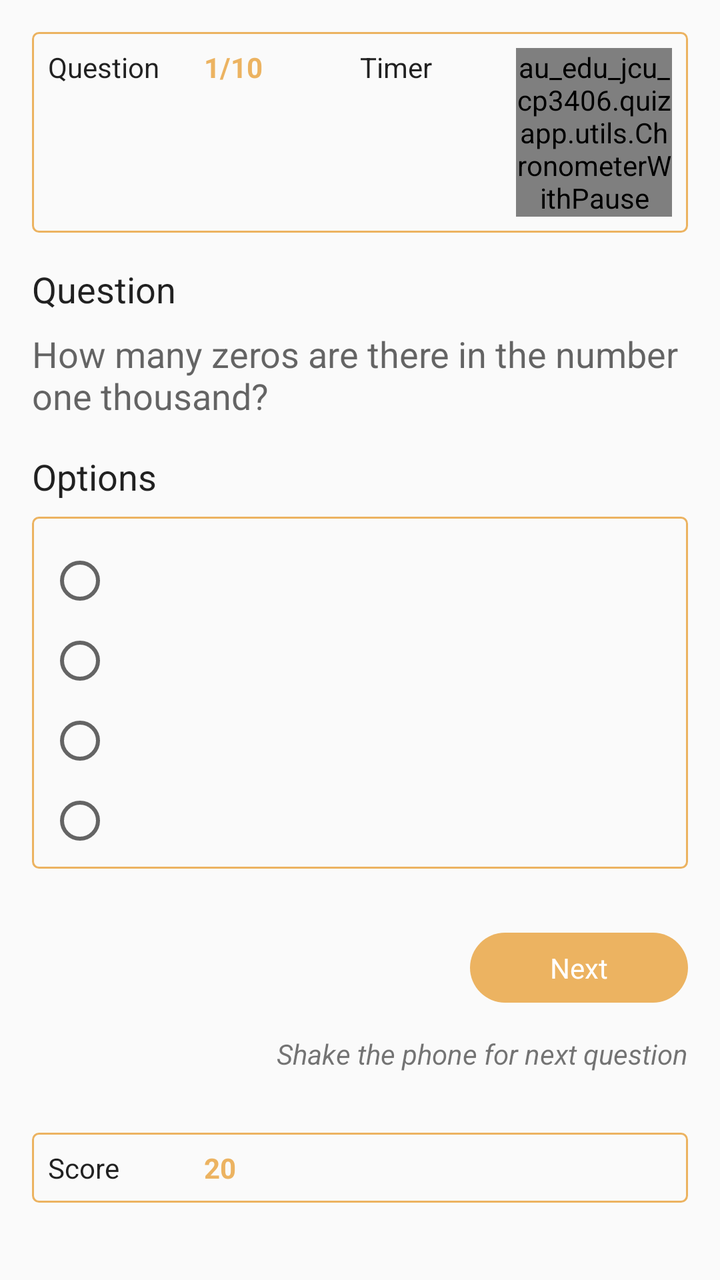
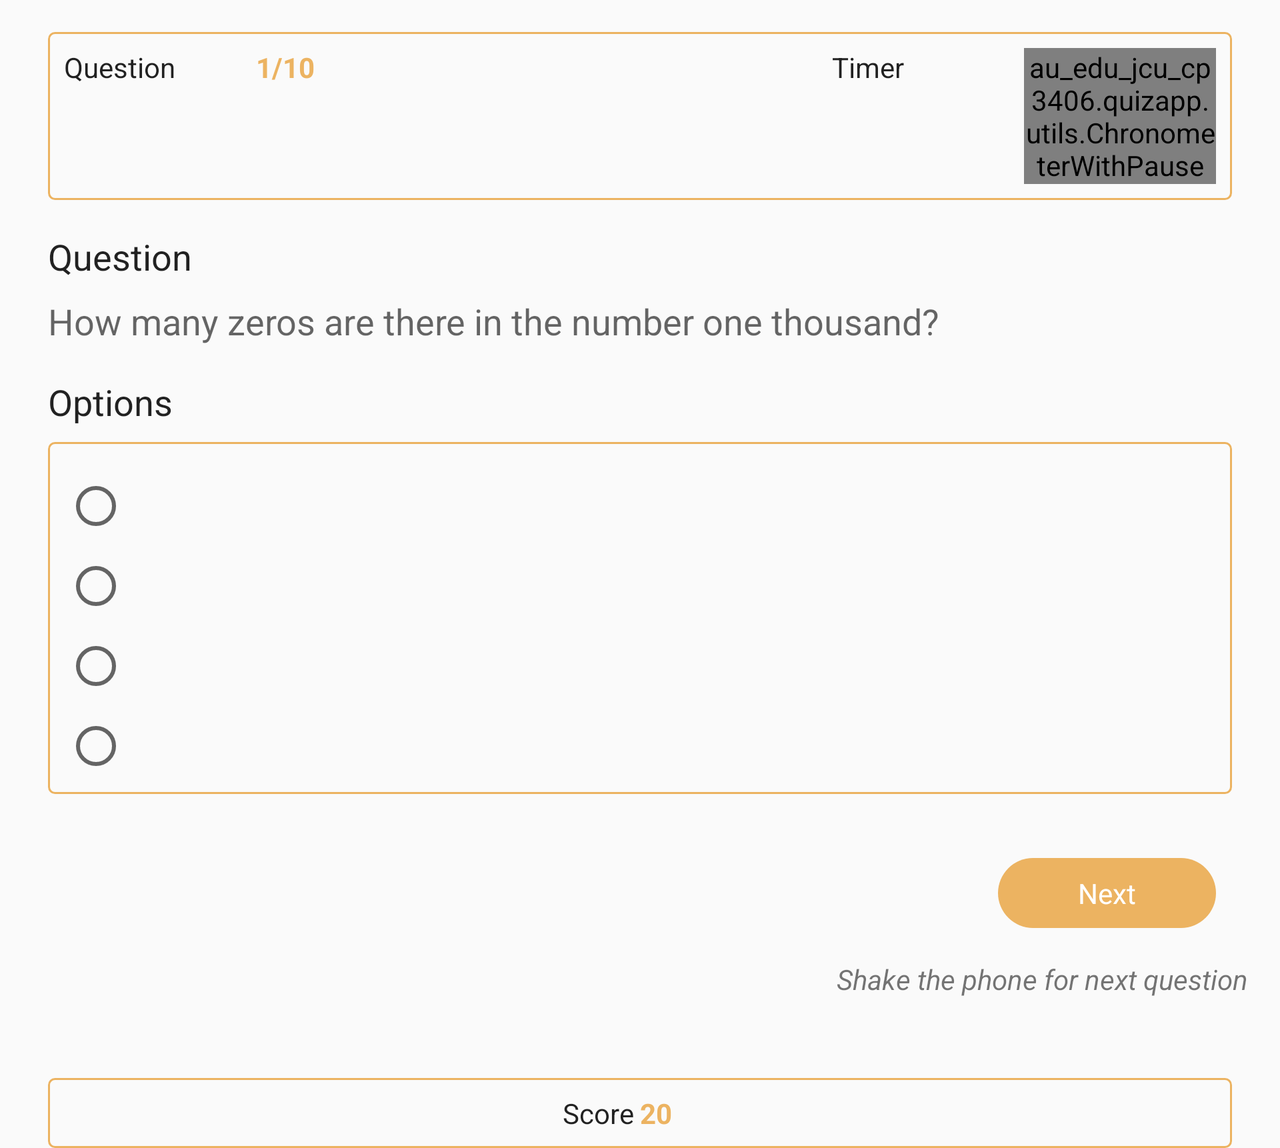

One screen, two layout resources from the same app: the default and the repository's alternative for another configuration. Each is rendered where Android would select it; the XML of both is given below.
<!-- AndroidManifest.xml: application theme AppTheme -->
<!-- res/layout/activity_play.xml -->
<?xml version="1.0" encoding="utf-8"?>
<LinearLayout xmlns:android="http://schemas.android.com/apk/res/android"
    xmlns:tools="http://schemas.android.com/tools"
    android:layout_width="match_parent"
    android:layout_height="match_parent"
    android:background="?android:colorBackground"
    android:orientation="vertical"
    tools:context="au_edu_jcu_cp3406.quizapp.ui.PlayActivity">

    <LinearLayout
        android:layout_width="match_parent"
        android:layout_height="wrap_content"
        android:layout_marginHorizontal="16dp"
        android:layout_marginTop="16dp"
        android:background="@drawable/stoke_bg"
        android:orientation="horizontal"
        android:padding="8dp"
        android:weightSum="4">

        <TextView
            android:layout_width="0dp"
            android:layout_height="wrap_content"
            android:layout_weight="1"
            android:text="Question "
            android:textColor="?android:textColorPrimary" />

        <TextView
            android:id="@+id/tvQuestionNumber"
            android:layout_width="0dp"
            android:layout_height="wrap_content"
            android:layout_weight="1"
            android:text="1/10"
            android:textColor="@color/colorPrimary"
            android:textStyle="bold" />

        <TextView
            android:layout_width="0dp"
            android:layout_height="wrap_content"
            android:layout_weight="1"
            android:text="Timer"
            android:textColor="?android:textColorPrimary" />

        <au_edu_jcu_cp3406.quizapp.utils.ChronometerWithPause
            android:id="@+id/tvTimer"
            android:layout_width="0dp"
            android:layout_height="wrap_content"
            android:layout_weight="1"
            android:textColor="@color/colorPrimary"
            android:textStyle="bold" />
    </LinearLayout>

    <TextView
        android:layout_width="wrap_content"
        android:layout_height="wrap_content"
        android:layout_marginHorizontal="16dp"
        android:layout_marginTop="16dp"
        android:text="Question"
        android:textAppearance="@style/TextAppearance.AppCompat.Medium"
        android:textColor="?android:textColorPrimary" />

    <TextView
        android:id="@+id/tvQuestion"
        android:layout_width="match_parent"
        android:layout_height="wrap_content"
        android:layout_marginHorizontal="16dp"
        android:layout_marginTop="8dp"
        android:text="How many zeros are there in the number one thousand?"
        android:textAppearance="@style/TextAppearance.AppCompat.Medium" />

    <TextView
        android:layout_width="wrap_content"
        android:layout_height="wrap_content"
        android:layout_marginHorizontal="16dp"
        android:layout_marginTop="16dp"
        android:text="Options"
        android:textAppearance="@style/TextAppearance.AppCompat.Medium"
        android:textColor="?android:textColorPrimary" />

    <RadioGroup
        android:id="@+id/rdgOption"
        android:layout_width="match_parent"
        android:layout_height="wrap_content"
        android:layout_marginHorizontal="16dp"
        android:layout_marginTop="8dp"
        android:background="@drawable/stoke_bg"
        android:padding="8dp">

        <RadioButton
            android:id="@+id/rdOption1"
            android:layout_width="match_parent"
            android:layout_height="wrap_content"
            android:layout_marginTop="8dp"
            android:drawableTint="@color/colorWhite"
         />

        <RadioButton
            android:id="@+id/rdOption2"
            android:layout_width="match_parent"
            android:layout_height="wrap_content"
            android:layout_marginTop="8dp"
           />

        <RadioButton
            android:id="@+id/rdOption3"
            android:layout_width="match_parent"
            android:layout_height="wrap_content"
            android:layout_marginTop="8dp"
          />

        <RadioButton
            android:id="@+id/rdOption4"
            android:layout_width="match_parent"
            android:layout_height="wrap_content"
            android:layout_marginTop="8dp"
           />
    </RadioGroup>

    <TextView
        android:id="@+id/tvAction"
        android:layout_width="wrap_content"
        android:layout_height="wrap_content"
        android:layout_gravity="right"
        android:layout_marginHorizontal="16dp"
        android:layout_marginTop="32dp"
        android:background="@drawable/circular_bg"
        android:paddingHorizontal="40dp"
        android:paddingVertical="8dp"
        android:text="Next"
        android:textColor="@color/colorWhite" />
    <TextView

        android:layout_width="wrap_content"
        android:layout_height="wrap_content"
        android:layout_gravity="right"
        android:layout_marginHorizontal="16dp"
        android:layout_marginTop="16dp"
        android:text="Shake the phone for next question"
        android:textStyle="italic"
       />
    <LinearLayout
        android:layout_width="match_parent"
        android:layout_height="wrap_content"
        android:layout_marginHorizontal="16dp"
        android:layout_marginTop="30dp"
        android:background="@drawable/stoke_bg"
        android:orientation="horizontal"
        android:padding="8dp"
        android:weightSum="4">

        <TextView
            android:layout_width="0dp"
            android:layout_height="wrap_content"
            android:layout_weight="1"
            android:text="Score "
            android:textColor="?android:textColorPrimary" />

        <TextView
            android:id="@+id/tvScore"
            android:layout_width="0dp"
            android:layout_height="wrap_content"
            android:layout_weight="1"
            android:text="20"
            android:textColor="@color/colorPrimary"
            android:textStyle="bold" />
    </LinearLayout>

</LinearLayout>
<!-- resources referenced by this layout -->
<resources>
  <color name="colorPrimary">#ECB361</color>
  <color name="colorWhite">#FFFFFF</color>
  <!-- drawable circular_bg (drawable) -->
  <?xml version="1.0" encoding="UTF-8"?>
  <shape xmlns:android="http://schemas.android.com/apk/res/android">
  
      <solid android:color="?colorPrimary" />
  
      <padding
          android:bottom="0dp"
          android:left="0dp"
          android:right="0dp"
          android:top="0dp" />
  
      <corners android:radius="24dp" />
  
  </shape>
  <!-- drawable stoke_bg (drawable) -->
  <?xml version="1.0" encoding="UTF-8"?>
  <shape xmlns:android="http://schemas.android.com/apk/res/android">
  
      <solid android:color="@android:color/transparent" />
  
      <stroke
          android:width="1dp"
          android:color="@color/colorPrimary" />
  
      <padding
          android:bottom="0dp"
          android:left="0dp"
          android:right="0dp"
          android:top="0dp" />
  
      <corners android:radius="3dp" />
  
  </shape>
  <style name="AppTheme" parent="Theme.AppCompat.DayNight.DarkActionBar">
          <item name="colorPrimary">@color/colorPrimary</item>
          <item name="colorPrimaryDark">@color/colorPrimaryDark</item>
          <item name="colorAccent">@color/colorAccent</item>
      </style>
  <color name="colorPrimaryDark">#ECB361</color>
  <color name="colorAccent">#F3C789</color>
</resources>
<!-- res/layout-land/activity_play.xml (the repository's variant of the layout above) -->
<!-- drawn on the phone turned sideways -->
<?xml version="1.0" encoding="utf-8"?>
<ScrollView xmlns:android="http://schemas.android.com/apk/res/android"
    xmlns:tools="http://schemas.android.com/tools"
    android:layout_width="match_parent"
    android:layout_height="match_parent"
    android:fillViewport="true">

    <LinearLayout
        android:layout_width="match_parent"
        android:layout_height="match_parent"
        android:background="?android:colorBackground"
        android:orientation="vertical"
        tools:context="au_edu_jcu_cp3406.quizapp.ui.PlayActivity">

        <LinearLayout
            android:layout_width="match_parent"
            android:layout_height="wrap_content"
            android:layout_marginHorizontal="24dp"
            android:layout_marginTop="16dp"
            android:background="@drawable/stoke_bg"
            android:orientation="horizontal"
            android:padding="8dp"
            android:weightSum="6">

            <TextView
                android:layout_width="0dp"
                android:layout_height="wrap_content"
                android:layout_weight="1"
                android:text="Question "
                android:textColor="?android:textColorPrimary" />

            <TextView
                android:id="@+id/tvQuestionNumber"
                android:layout_width="0dp"
                android:layout_height="wrap_content"
                android:layout_weight="1"
                android:text="1/10"
                android:textColor="@color/colorPrimary"
                android:textStyle="bold" />

            <View
                android:layout_width="0dp"
                android:layout_height="match_parent"
                android:layout_weight="2" />

            <TextView
                android:layout_width="0dp"
                android:layout_height="wrap_content"
                android:layout_weight="1"
                android:text="Timer"
                android:textColor="?android:textColorPrimary" />

            <au_edu_jcu_cp3406.quizapp.utils.ChronometerWithPause
                android:id="@+id/tvTimer"
                android:layout_width="0dp"
                android:layout_height="wrap_content"
                android:layout_weight="1"
                android:text="02:02"
                android:textColor="@color/colorPrimary"
                android:textStyle="bold" />
        </LinearLayout>

        <TextView
            android:layout_width="wrap_content"
            android:layout_height="wrap_content"
            android:layout_marginHorizontal="24dp"
            android:layout_marginTop="16dp"
            android:text="Question"
            android:textAppearance="@style/TextAppearance.AppCompat.Medium"
            android:textColor="?android:textColorPrimary" />

        <TextView
            android:id="@+id/tvQuestion"
            android:layout_width="match_parent"
            android:layout_height="wrap_content"
            android:layout_marginHorizontal="24dp"
            android:layout_marginTop="8dp"
            android:text="How many zeros are there in the number one thousand?"
            android:textAppearance="@style/TextAppearance.AppCompat.Medium" />

        <TextView
            android:layout_width="wrap_content"
            android:layout_height="wrap_content"
            android:layout_marginHorizontal="24dp"
            android:layout_marginTop="16dp"
            android:text="Options"
            android:textAppearance="@style/TextAppearance.AppCompat.Medium"
            android:textColor="?android:textColorPrimary" />

        <RadioGroup
            android:id="@+id/rdgOption"
            android:layout_width="match_parent"
            android:layout_height="wrap_content"
            android:layout_marginHorizontal="24dp"
            android:layout_marginTop="8dp"
            android:background="@drawable/stoke_bg"
            android:padding="8dp"
            >



                <RadioButton
                    android:id="@+id/rdOption1"
                    android:layout_width="match_parent"
                    android:layout_height="wrap_content"
                    android:layout_marginTop="8dp"
                    android:drawableTint="@color/colorWhite" />

                <RadioButton
                    android:id="@+id/rdOption2"
                    android:layout_width="match_parent"
                    android:layout_height="wrap_content"
                    android:layout_marginTop="8dp"
                   />




                <RadioButton
                    android:id="@+id/rdOption3"
                    android:layout_width="match_parent"
                    android:layout_height="wrap_content"
                    android:layout_marginTop="8dp"
                    />

                <RadioButton
                    android:id="@+id/rdOption4"
                    android:layout_width="match_parent"
                    android:layout_height="wrap_content"
                    android:layout_marginTop="8dp"
                   />

        </RadioGroup>

        <TextView
            android:id="@+id/tvAction"
            android:layout_width="wrap_content"
            android:layout_height="wrap_content"
            android:layout_gravity="right"
            android:layout_marginHorizontal="32dp"
            android:layout_marginTop="32dp"
            android:background="@drawable/circular_bg"
            android:paddingHorizontal="40dp"
            android:paddingVertical="8dp"
            android:text="Next"
            android:textColor="@color/colorWhite" />
        <TextView

            android:layout_width="wrap_content"
            android:layout_height="wrap_content"
            android:layout_gravity="right"
            android:layout_marginHorizontal="16dp"
            android:layout_marginTop="16dp"
            android:text="Shake the phone for next question"
            android:textStyle="italic"
            />

        <LinearLayout
            android:layout_width="match_parent"
            android:layout_height="wrap_content"
            android:layout_marginHorizontal="24dp"
            android:layout_marginTop="40dp"
            android:background="@drawable/stoke_bg"
            android:orientation="horizontal"
            android:padding="8dp"
            android:weightSum="2">

            <TextView
                android:layout_width="0dp"
                android:layout_height="wrap_content"
                android:layout_weight="1"
                android:text="Score "
                android:textColor="?android:textColorPrimary"
                android:gravity="right"/>

            <TextView
                android:id="@+id/tvScore"
                android:layout_width="0dp"
                android:layout_height="wrap_content"
                android:layout_weight="1"
                android:text="20"
                android:textColor="@color/colorPrimary"
                android:textStyle="bold"
                android:gravity="left"/>
        </LinearLayout>

    </LinearLayout>
</ScrollView>
